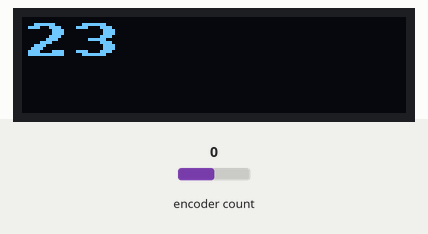
This program was run on a simulated Arduino Leonardo, built with avr-gcc and run on an emulated ATmega32U4. Parts: 128×32 one-colour display. The test bench sets the inputs (shaded band); at power-on: encoder count 0. No radio packets arrive unless stated; what the program prints to the serial monitor is not drawn.

Above: at 1.3 s.
1.4 s: encoder count set to 1
At 3.4 s:
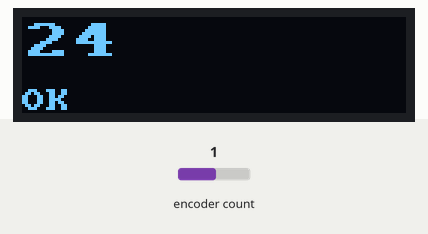
3.9 s: encoder count set to 0
At 4.7 s:
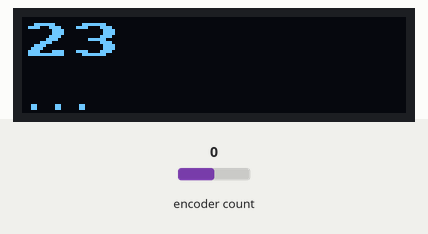
5.4 s: encoder count set to -1
At 7.6 s:
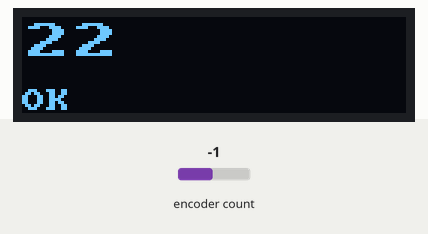
Timing chart, 0 to 9.1 s (numbered marks = the images above; inputs shaded):
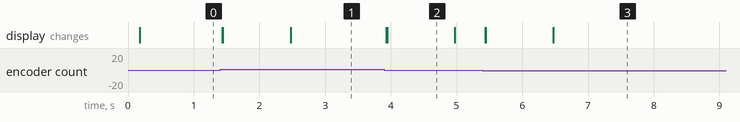

Measured:
- after the input at 1.4 s, the display: first changes at once (image 1 shows a later state)
- after the input at 3.9 s, the display: first changes at once (image 2 shows a later state)
- after the input at 5.4 s, the display: changes at once (image 3)
- what the display in image 2 shows lasts 1.1 s, from 3.9 s to 5.0 s

The program:

main.cpp
```cpp
#include "debouncer.h"
#include <U8x8lib.h>

#include <Lora.h>

#define SS      8
#define RST     4
#define DI0     7
#define BAND    8681E5

bool sent = true;

DebouncedEncoder encoder(2, 3);
U8X8_SSD1306_128X32_UNIVISION_SW_I2C u8x8(11, 12, U8X8_PIN_NONE);

void drawTemperature(int temperature) {
    char display[20];
    u8x8.setFont(u8x8_font_px437wyse700a_2x2_f);
    sprintf(display, "%02d", temperature);
    u8x8.drawString(0, 0, display);
}

void drawStatus() {
  u8x8.setFont(u8x8_font_amstrad_cpc_extended_f);
  if (sent) {
    u8x8.drawString(0, 3, "OK ");
  } else {
    u8x8.drawString(0, 3, "...");
  }
}

void sendTemperature(int temperature) {
    char message[20];
    sprintf(message, "SETTEMP,%02d", temperature);
    LoRa.beginPacket();
    LoRa.print(message);
    LoRa.endPacket();
}

void setup() {
  Serial.begin(115200);
  u8x8.begin();
  u8x8.clearDisplay();
  u8x8.setFont(u8x8_font_amstrad_cpc_extended_f);
  u8x8.drawString(0, 0, "Starting...");
  u8x8.refreshDisplay();

  LoRa.setPins(SS, RST, DI0);

  if (!LoRa.begin(BAND)) {
    u8x8.drawString(0, 1, "LoRa BAD!");
    u8x8.refreshDisplay();
    while (1);
  } else {
    u8x8.clearDisplay();
    drawTemperature(encoder.value());
    u8x8.refreshDisplay();
  }
}

void loop() {
  encoder.update();
  if (encoder.hasChanged()) {
    sent = false;
    drawTemperature(encoder.value());
    drawStatus();
    u8x8.refreshDisplay();
  } else if (millis() - encoder.lastChanged() > 1000L && !sent) {
    sendTemperature(encoder.value());
    sent = true;
    drawStatus();
    u8x8.refreshDisplay();
  }
}
```

debouncer.cpp
```cpp
#include "debouncer.h"

#define MAX_TEMP 30
#define MIN_TEMP 10
#define DEFAULT_TEMP 23

DebouncedEncoder::DebouncedEncoder(int clockPin, int dataPin) :
    encoder(clockPin, dataPin),
    reading(DEFAULT_TEMP),
    oldPosition(0),
    changed(false),
    lastChangeTime(millis()) {

}

void DebouncedEncoder::update() {
    int32_t newPosition = encoder.read();

    if (newPosition != oldPosition) {
        char report[256];
        sprintf(report, "Check: old: %d, new: %d, now: %ld, prev: %ld", oldPosition, newPosition, millis(), lastChangeTime);
        lastChangeTime = millis();
        Serial.println(report);
        changed = true;
        if ((newPosition - oldPosition) > 1 && reading < MAX_TEMP) {
            Serial.println("Incremented");
            ++reading;
        } else if ((newPosition - oldPosition) < -1 && reading > MIN_TEMP) {
            Serial.println("Decremented");
            --reading;
        }
    } else {
        changed = false;
    }
    oldPosition = newPosition;
}

int DebouncedEncoder::value() {
    return reading;
}

bool DebouncedEncoder::hasChanged() {
    return changed;
}

long DebouncedEncoder::lastChanged() {
    return lastChangeTime;
}
```

debouncer.h
```cpp
#include <Encoder.h>

class DebouncedEncoder {
    private:
        Encoder encoder;
        int32_t reading;
        int32_t oldPosition;
        bool changed;
        long lastChangeTime;

    public:
        DebouncedEncoder(int clockPin, int dataPin);
        void update();
        int value();
        bool hasChanged();
        long lastChanged();
};
```
